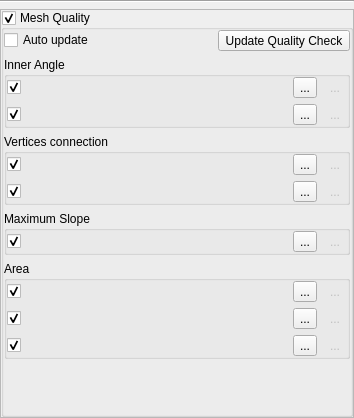
<?xml version="1.0" encoding="UTF-8"?>
<ui version="4.0">
 <class>ReosEditMeshElementWidget</class>
 <widget class="QWidget" name="ReosEditMeshElementWidget">
  <property name="geometry">
   <rect>
    <x>0</x>
    <y>0</y>
    <width>354</width>
    <height>418</height>
   </rect>
  </property>
  <property name="windowTitle">
   <string>Form</string>
  </property>
  <layout class="QVBoxLayout" name="verticalLayout">
   <property name="leftMargin">
    <number>0</number>
   </property>
   <property name="topMargin">
    <number>0</number>
   </property>
   <property name="rightMargin">
    <number>0</number>
   </property>
   <property name="bottomMargin">
    <number>0</number>
   </property>
   <item>
    <layout class="QHBoxLayout" name="mToolBarLayout"/>
   </item>
   <item>
    <widget class="Line" name="line">
     <property name="orientation">
      <enum>Qt::Horizontal</enum>
     </property>
    </widget>
   </item>
   <item>
    <widget class="QScrollArea" name="scrollArea">
     <property name="horizontalScrollBarPolicy">
      <enum>Qt::ScrollBarAlwaysOff</enum>
     </property>
     <property name="widgetResizable">
      <bool>true</bool>
     </property>
     <widget class="QWidget" name="scrollAreaWidgetContents">
      <property name="geometry">
       <rect>
        <x>0</x>
        <y>0</y>
        <width>338</width>
        <height>418</height>
       </rect>
      </property>
      <layout class="QVBoxLayout" name="verticalLayout_7">
       <property name="leftMargin">
        <number>0</number>
       </property>
       <property name="topMargin">
        <number>0</number>
       </property>
       <property name="rightMargin">
        <number>0</number>
       </property>
       <property name="bottomMargin">
        <number>0</number>
       </property>
       <item>
        <widget class="QGroupBox" name="mQualityGroupBox">
         <property name="title">
          <string>Mesh Quality</string>
         </property>
         <property name="checkable">
          <bool>true</bool>
         </property>
         <layout class="QVBoxLayout" name="verticalLayout_3">
          <property name="leftMargin">
           <number>0</number>
          </property>
          <property name="topMargin">
           <number>0</number>
          </property>
          <property name="rightMargin">
           <number>0</number>
          </property>
          <property name="bottomMargin">
           <number>0</number>
          </property>
          <item>
           <layout class="QHBoxLayout" name="horizontalLayout_2">
            <property name="topMargin">
             <number>0</number>
            </property>
            <item>
             <widget class="QCheckBox" name="mAutoUpdateCheckBox">
              <property name="text">
               <string>Auto update</string>
              </property>
             </widget>
            </item>
            <item>
             <widget class="QToolButton" name="mStartCheckButton">
              <property name="text">
               <string>Update Quality Check</string>
              </property>
             </widget>
            </item>
           </layout>
          </item>
          <item>
           <widget class="QGroupBox" name="groupBox">
            <property name="title">
             <string>Inner Angle</string>
            </property>
            <property name="flat">
             <bool>false</bool>
            </property>
            <property name="checkable">
             <bool>false</bool>
            </property>
            <layout class="QVBoxLayout" name="verticalLayout_2">
             <property name="leftMargin">
              <number>0</number>
             </property>
             <property name="topMargin">
              <number>0</number>
             </property>
             <property name="rightMargin">
              <number>0</number>
             </property>
             <property name="bottomMargin">
              <number>0</number>
             </property>
             <item>
              <layout class="QHBoxLayout" name="horizontalLayout_3">
               <property name="topMargin">
                <number>0</number>
               </property>
               <property name="rightMargin">
                <number>0</number>
               </property>
               <item>
                <widget class="QCheckBox" name="mCheckBoxMinimumAngle">
                 <property name="sizePolicy">
                  <sizepolicy hsizetype="Maximum" vsizetype="Fixed">
                   <horstretch>0</horstretch>
                   <verstretch>0</verstretch>
                  </sizepolicy>
                 </property>
                 <property name="text">
                  <string/>
                 </property>
                 <property name="checked">
                  <bool>true</bool>
                 </property>
                </widget>
               </item>
               <item>
                <widget class="ReosParameterDoubleWidget" name="mParameterMinimumAngle" native="true">
                 <property name="sizePolicy">
                  <sizepolicy hsizetype="Minimum" vsizetype="Preferred">
                   <horstretch>0</horstretch>
                   <verstretch>0</verstretch>
                  </sizepolicy>
                 </property>
                </widget>
               </item>
               <item>
                <widget class="ReosColorButton" name="mColorMinimumAngle">
                 <property name="text">
                  <string>...</string>
                 </property>
                </widget>
               </item>
               <item>
                <widget class="QToolButton" name="mOnMapButtonMinimumAngle">
                 <property name="enabled">
                  <bool>false</bool>
                 </property>
                 <property name="text">
                  <string>...</string>
                 </property>
                 <property name="icon">
                  <iconset resource="../../images/images.qrc">
                   <normaloff>:/images/mapOnMeshElement.svg</normaloff>:/images/mapOnMeshElement.svg</iconset>
                 </property>
                 <property name="autoRaise">
                  <bool>true</bool>
                 </property>
                </widget>
               </item>
              </layout>
             </item>
             <item>
              <layout class="QHBoxLayout" name="horizontalLayout_4">
               <property name="leftMargin">
                <number>0</number>
               </property>
               <item>
                <widget class="QCheckBox" name="mCheckBoxMaximumAngle">
                 <property name="sizePolicy">
                  <sizepolicy hsizetype="Maximum" vsizetype="Fixed">
                   <horstretch>0</horstretch>
                   <verstretch>0</verstretch>
                  </sizepolicy>
                 </property>
                 <property name="text">
                  <string/>
                 </property>
                 <property name="checked">
                  <bool>true</bool>
                 </property>
                </widget>
               </item>
               <item>
                <widget class="ReosParameterDoubleWidget" name="mParameterMaximumAngle" native="true"/>
               </item>
               <item>
                <widget class="ReosColorButton" name="mColorMaximumAngle">
                 <property name="text">
                  <string>...</string>
                 </property>
                </widget>
               </item>
               <item>
                <widget class="QToolButton" name="mOnMapButtonMaximumAngle">
                 <property name="enabled">
                  <bool>false</bool>
                 </property>
                 <property name="text">
                  <string>...</string>
                 </property>
                 <property name="icon">
                  <iconset resource="../../images/images.qrc">
                   <normaloff>:/images/mapOnMeshElement.svg</normaloff>:/images/mapOnMeshElement.svg</iconset>
                 </property>
                 <property name="autoRaise">
                  <bool>true</bool>
                 </property>
                </widget>
               </item>
              </layout>
             </item>
            </layout>
           </widget>
          </item>
          <item>
           <widget class="QGroupBox" name="groupBox_2">
            <property name="title">
             <string>Vertices connection</string>
            </property>
            <property name="checkable">
             <bool>false</bool>
            </property>
            <layout class="QVBoxLayout" name="verticalLayout_4">
             <property name="leftMargin">
              <number>0</number>
             </property>
             <property name="topMargin">
              <number>0</number>
             </property>
             <property name="rightMargin">
              <number>0</number>
             </property>
             <property name="bottomMargin">
              <number>0</number>
             </property>
             <item>
              <layout class="QHBoxLayout" name="horizontalLayout_5">
               <item>
                <widget class="QCheckBox" name="mCheckBoxConnectionCount">
                 <property name="sizePolicy">
                  <sizepolicy hsizetype="Maximum" vsizetype="Fixed">
                   <horstretch>0</horstretch>
                   <verstretch>0</verstretch>
                  </sizepolicy>
                 </property>
                 <property name="text">
                  <string/>
                 </property>
                 <property name="checked">
                  <bool>true</bool>
                 </property>
                </widget>
               </item>
               <item>
                <widget class="ReosParameterIntegerWidget" name="mParameterConnectionCount" native="true"/>
               </item>
               <item>
                <widget class="ReosColorButton" name="mColorConnectionCount">
                 <property name="text">
                  <string>...</string>
                 </property>
                </widget>
               </item>
               <item>
                <widget class="QToolButton" name="mOnMapButtonConnectionCount">
                 <property name="enabled">
                  <bool>false</bool>
                 </property>
                 <property name="text">
                  <string>...</string>
                 </property>
                 <property name="icon">
                  <iconset resource="../../images/images.qrc">
                   <normaloff>:/images/mapOnMeshElement.svg</normaloff>:/images/mapOnMeshElement.svg</iconset>
                 </property>
                 <property name="autoRaise">
                  <bool>true</bool>
                 </property>
                </widget>
               </item>
              </layout>
             </item>
             <item>
              <layout class="QHBoxLayout" name="horizontalLayout_6">
               <item>
                <widget class="QCheckBox" name="mCheckBoxConnectionBoundary">
                 <property name="sizePolicy">
                  <sizepolicy hsizetype="Maximum" vsizetype="Fixed">
                   <horstretch>0</horstretch>
                   <verstretch>0</verstretch>
                  </sizepolicy>
                 </property>
                 <property name="text">
                  <string/>
                 </property>
                 <property name="checked">
                  <bool>true</bool>
                 </property>
                </widget>
               </item>
               <item>
                <widget class="ReosParameterIntegerWidget" name="mParameterConnectionBoundary" native="true"/>
               </item>
               <item>
                <widget class="ReosColorButton" name="mColorConnectionBoundary">
                 <property name="text">
                  <string>...</string>
                 </property>
                </widget>
               </item>
               <item>
                <widget class="QToolButton" name="mOnMapButtonConnectionBoundary">
                 <property name="enabled">
                  <bool>false</bool>
                 </property>
                 <property name="text">
                  <string>...</string>
                 </property>
                 <property name="icon">
                  <iconset resource="../../images/images.qrc">
                   <normaloff>:/images/mapOnMeshElement.svg</normaloff>:/images/mapOnMeshElement.svg</iconset>
                 </property>
                 <property name="autoRaise">
                  <bool>true</bool>
                 </property>
                </widget>
               </item>
              </layout>
             </item>
            </layout>
           </widget>
          </item>
          <item>
           <widget class="QGroupBox" name="groupBox_3">
            <property name="title">
             <string>Maximum Slope</string>
            </property>
            <property name="checkable">
             <bool>false</bool>
            </property>
            <layout class="QVBoxLayout" name="verticalLayout_5">
             <property name="leftMargin">
              <number>0</number>
             </property>
             <property name="topMargin">
              <number>0</number>
             </property>
             <property name="rightMargin">
              <number>0</number>
             </property>
             <property name="bottomMargin">
              <number>0</number>
             </property>
             <item>
              <layout class="QHBoxLayout" name="horizontalLayout_7">
               <item>
                <widget class="QCheckBox" name="mCheckBoxMaximumSlope">
                 <property name="sizePolicy">
                  <sizepolicy hsizetype="Maximum" vsizetype="Fixed">
                   <horstretch>0</horstretch>
                   <verstretch>0</verstretch>
                  </sizepolicy>
                 </property>
                 <property name="text">
                  <string/>
                 </property>
                 <property name="checked">
                  <bool>true</bool>
                 </property>
                </widget>
               </item>
               <item>
                <widget class="ReosParameterSlopeWidget" name="mParameterMaximumSlope" native="true"/>
               </item>
               <item>
                <widget class="ReosColorButton" name="mColorMaximumSlope">
                 <property name="text">
                  <string>...</string>
                 </property>
                </widget>
               </item>
               <item>
                <widget class="QToolButton" name="mOnMapButtonMaximumSlope">
                 <property name="enabled">
                  <bool>false</bool>
                 </property>
                 <property name="text">
                  <string>...</string>
                 </property>
                 <property name="icon">
                  <iconset resource="../../images/images.qrc">
                   <normaloff>:/images/mapOnMeshElement.svg</normaloff>:/images/mapOnMeshElement.svg</iconset>
                 </property>
                 <property name="autoRaise">
                  <bool>true</bool>
                 </property>
                </widget>
               </item>
              </layout>
             </item>
            </layout>
           </widget>
          </item>
          <item>
           <widget class="QGroupBox" name="groupBox_4">
            <property name="title">
             <string>Area</string>
            </property>
            <property name="checkable">
             <bool>false</bool>
            </property>
            <layout class="QVBoxLayout" name="verticalLayout_6">
             <property name="leftMargin">
              <number>0</number>
             </property>
             <property name="topMargin">
              <number>0</number>
             </property>
             <property name="rightMargin">
              <number>0</number>
             </property>
             <property name="bottomMargin">
              <number>0</number>
             </property>
             <item>
              <layout class="QHBoxLayout" name="horizontalLayout">
               <property name="topMargin">
                <number>0</number>
               </property>
               <item>
                <widget class="QCheckBox" name="mCheckBoxMinimumArea">
                 <property name="sizePolicy">
                  <sizepolicy hsizetype="Maximum" vsizetype="Fixed">
                   <horstretch>0</horstretch>
                   <verstretch>0</verstretch>
                  </sizepolicy>
                 </property>
                 <property name="text">
                  <string/>
                 </property>
                 <property name="checked">
                  <bool>true</bool>
                 </property>
                </widget>
               </item>
               <item>
                <widget class="ReosParameterAreaWidget" name="mParameterMinimumArea" native="true"/>
               </item>
               <item>
                <widget class="ReosColorButton" name="mColorMinimumArea">
                 <property name="text">
                  <string>...</string>
                 </property>
                </widget>
               </item>
               <item>
                <widget class="QToolButton" name="mOnMapButtonMinimumArea">
                 <property name="enabled">
                  <bool>false</bool>
                 </property>
                 <property name="text">
                  <string>...</string>
                 </property>
                 <property name="icon">
                  <iconset resource="../../images/images.qrc">
                   <normaloff>:/images/mapOnMeshElement.svg</normaloff>:/images/mapOnMeshElement.svg</iconset>
                 </property>
                 <property name="autoRaise">
                  <bool>true</bool>
                 </property>
                </widget>
               </item>
              </layout>
             </item>
             <item>
              <layout class="QHBoxLayout" name="horizontalLayout_8">
               <item>
                <widget class="QCheckBox" name="mCheckBoxMaximumArea">
                 <property name="sizePolicy">
                  <sizepolicy hsizetype="Maximum" vsizetype="Fixed">
                   <horstretch>0</horstretch>
                   <verstretch>0</verstretch>
                  </sizepolicy>
                 </property>
                 <property name="text">
                  <string/>
                 </property>
                 <property name="checked">
                  <bool>true</bool>
                 </property>
                </widget>
               </item>
               <item>
                <widget class="ReosParameterAreaWidget" name="mParameterMaximumArea" native="true"/>
               </item>
               <item>
                <widget class="ReosColorButton" name="mColorMaximumArea">
                 <property name="text">
                  <string>...</string>
                 </property>
                </widget>
               </item>
               <item>
                <widget class="QToolButton" name="mOnMapButtonMaximumArea">
                 <property name="enabled">
                  <bool>false</bool>
                 </property>
                 <property name="text">
                  <string>...</string>
                 </property>
                 <property name="icon">
                  <iconset resource="../../images/images.qrc">
                   <normaloff>:/images/mapOnMeshElement.svg</normaloff>:/images/mapOnMeshElement.svg</iconset>
                 </property>
                 <property name="autoRaise">
                  <bool>true</bool>
                 </property>
                </widget>
               </item>
              </layout>
             </item>
             <item>
              <layout class="QHBoxLayout" name="horizontalLayout_9">
               <property name="topMargin">
                <number>0</number>
               </property>
               <item>
                <widget class="QCheckBox" name="mCheckBoxMaximumAreaChange">
                 <property name="sizePolicy">
                  <sizepolicy hsizetype="Maximum" vsizetype="Fixed">
                   <horstretch>0</horstretch>
                   <verstretch>0</verstretch>
                  </sizepolicy>
                 </property>
                 <property name="text">
                  <string/>
                 </property>
                 <property name="checked">
                  <bool>true</bool>
                 </property>
                </widget>
               </item>
               <item>
                <widget class="ReosParameterDoubleWidget" name="mParameterMaximumAreaChange" native="true"/>
               </item>
               <item>
                <widget class="ReosColorButton" name="mColorMaximumAreaChange">
                 <property name="text">
                  <string>...</string>
                 </property>
                </widget>
               </item>
               <item>
                <widget class="QToolButton" name="mOnMapButtonMaximumAreaChange">
                 <property name="enabled">
                  <bool>false</bool>
                 </property>
                 <property name="text">
                  <string>...</string>
                 </property>
                 <property name="icon">
                  <iconset resource="../../images/images.qrc">
                   <normaloff>:/images/mapOnMeshElement.svg</normaloff>:/images/mapOnMeshElement.svg</iconset>
                 </property>
                 <property name="autoRaise">
                  <bool>true</bool>
                 </property>
                </widget>
               </item>
              </layout>
             </item>
            </layout>
           </widget>
          </item>
          <item>
           <spacer name="verticalSpacer">
            <property name="orientation">
             <enum>Qt::Vertical</enum>
            </property>
            <property name="sizeHint" stdset="0">
             <size>
              <width>20</width>
              <height>40</height>
             </size>
            </property>
           </spacer>
          </item>
         </layout>
        </widget>
       </item>
      </layout>
     </widget>
    </widget>
   </item>
  </layout>
 </widget>
 <customwidgets>
  <customwidget>
   <class>ReosParameterDoubleWidget</class>
   <extends>QWidget</extends>
   <header>reosparameterwidget.h</header>
   <container>1</container>
  </customwidget>
  <customwidget>
   <class>ReosParameterSlopeWidget</class>
   <extends>QWidget</extends>
   <header>reosparameterwidget.h</header>
   <container>1</container>
  </customwidget>
  <customwidget>
   <class>ReosParameterAreaWidget</class>
   <extends>QWidget</extends>
   <header>reosparameterwidget.h</header>
   <container>1</container>
  </customwidget>
  <customwidget>
   <class>ReosColorButton</class>
   <extends>QToolButton</extends>
   <header>reoscolorbutton.h</header>
  </customwidget>
  <customwidget>
   <class>ReosParameterIntegerWidget</class>
   <extends>QWidget</extends>
   <header>reosparameterwidget.h</header>
   <container>1</container>
  </customwidget>
 </customwidgets>
 <resources>
  <include location="../../images/images.qrc"/>
 </resources>
 <connections/>
</ui>
